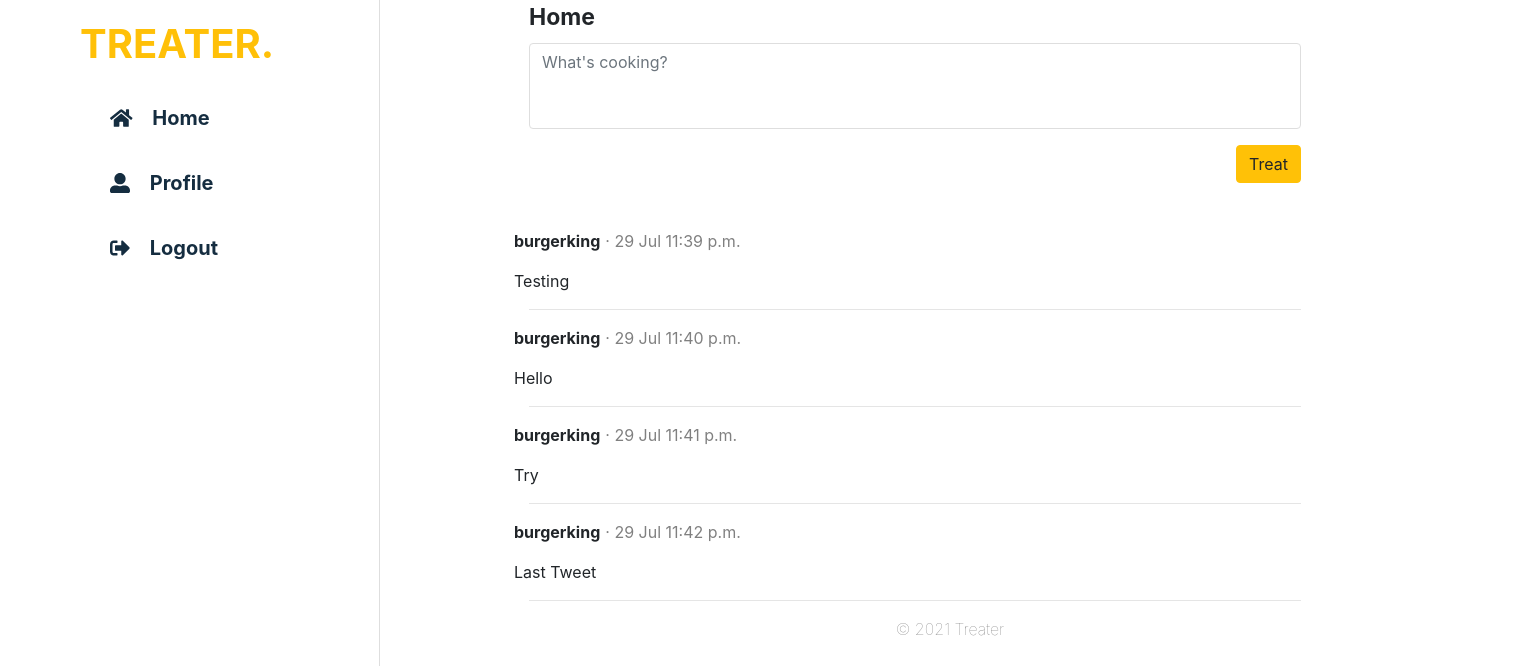
The page /Treater/profile (signed in) on the database as committed earlier.
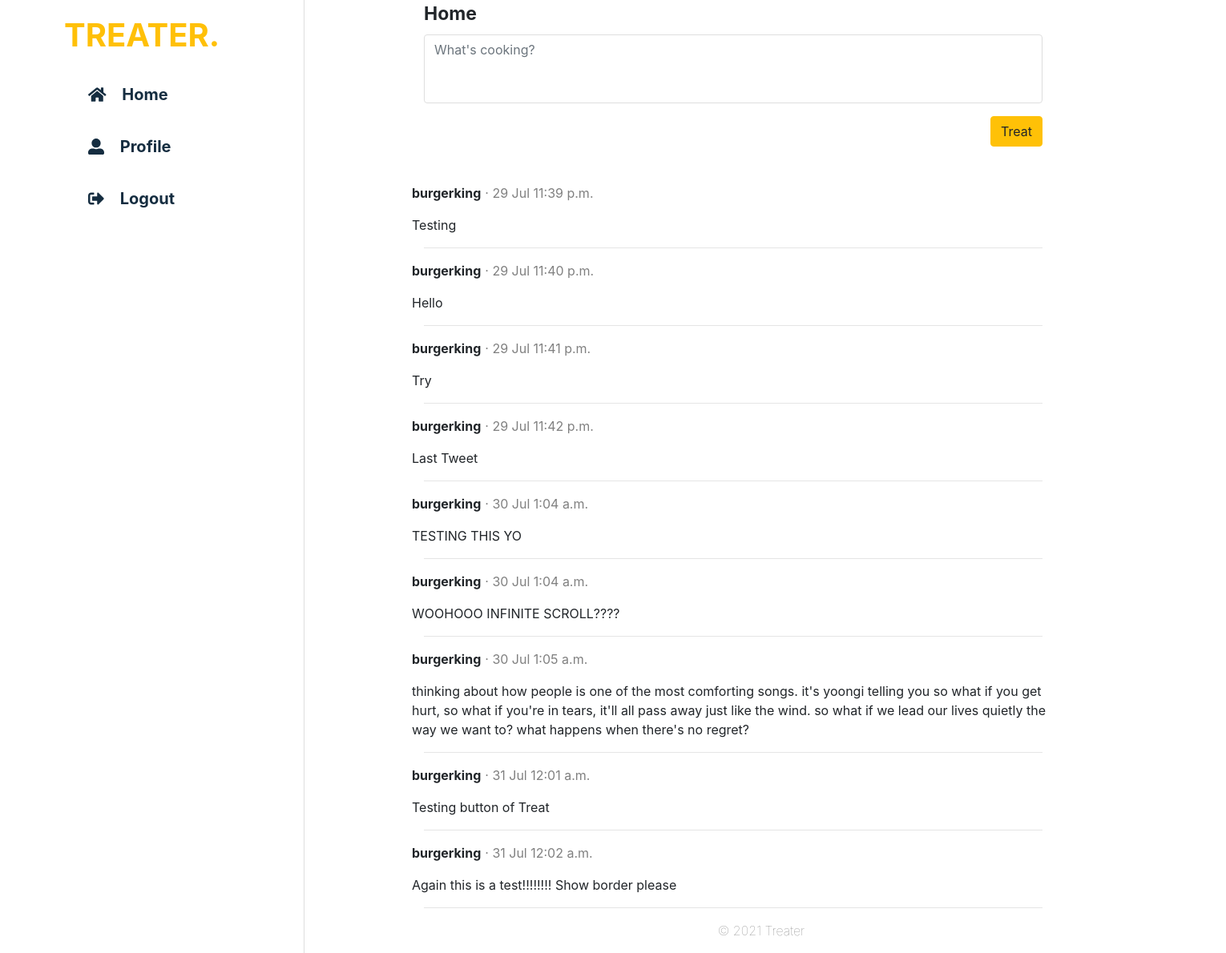
The same page on the database as committed later.
### treater_feed/models.py (models this page shows, shortened)
class Tweet(models.Model):
    user = models.ForeignKey(User, on_delete=models.CASCADE, related_name="tweet_user")
    tweet = models.CharField(max_length=250)
    date_and_time = models.DateTimeField(auto_now_add=True)

class User(AbstractUser):
    description = models.CharField(max_length=250, null=True)

### treater_feed/views.py (the view)
# urls.py: path("profile", views.view_own_profile, name="view_own_profile"),
@login_required
def view_own_profile(request):
    user = User.objects.get(username=request.user)
    print(user)
    return render(request, "treater_feed/profile.html", {
        "tweets": user.tweet_user.all()
    })

### treater_feed/templates/treater_feed/profile.html (shortened to what this page needs)
{% extends "treater_feed/feed.html" %} {% load static %}

### treater_feed/templates/treater_feed/feed.html (shortened to what this page needs)
{% extends "treater_feed/layout.html" %} {% block authenticated_body %}
<div class="container treater_feed">
    <div class="container feed">
        <form action="{% url 'add_tweet' %}" method="post" id="tweet-form">
            <div class="form-group text-area">
                <label class="home-title" for="tweet-text-area">Home</label>
                <textarea class="form-control" name="tweet" id="tweet-text-area" rows="3" placeholder="What's cooking?"></textarea>
            </div>
            <input class="btn btn-warning" type="submit" value="Treat" id="treat-button">
        </form>
    </div>
    <div class="container list-tweets">
        <ul>
            {% for tweet in tweets %}
            <li>
                <div class="tweet-post">
                    <div class="row">
                        <b>{{tweet.user}}</b>
                        <p class="tweet-date-time"> &#183; {{tweet.date_and_time|date:"d M"}} {{tweet.date_and_time|time:"TIME_FORMAT"}}</p>
                    </div>
                </div>
                <div class="row">
                    {{tweet.tweet}}
                </div>
            </li>
            <hr> {% endfor %}
        </ul>
    </div>
</div>
{% endblock %}

Rows that differ between the two databases and show on the page:
added Tweet: user "burgerking", date_and_time "30 Jul", date_and_time "1:04 a.m.", tweet "TESTING THIS YO"
added Tweet: user "burgerking", date_and_time "30 Jul", date_and_time "1:04 a.m.", tweet "WOOHOOO INFINITE SCROLL????"
added Tweet: user "burgerking", date_and_time "30 Jul", date_and_time "1:05 a.m.", tweet "thinking about how people is one of the most comforting songs. it's yoongi telling you so what if you get hurt, so what if you're in tears, it'll all pass away just like the wind. so what if we lead our lives quietly the way we want to? what happens when there's no regret?"
added Tweet: user "burgerking", date_and_time "31 Jul", date_and_time "12:01 a.m.", tweet "Testing button of Treat"
added Tweet: user "burgerking", date_and_time "31 Jul", date_and_time "12:02 a.m.", tweet "Again this is a test!!!!!!!! Show border please"
